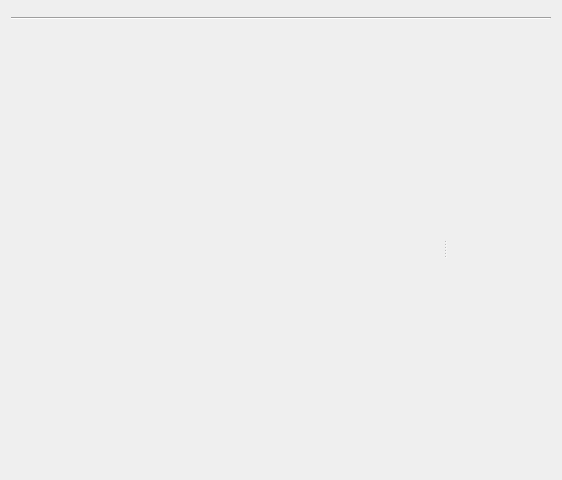
<?xml version="1.0" encoding="UTF-8"?>
<ui version="4.0">
 <class>MainPanel</class>
 <widget class="QWidget" name="MainPanel">
  <property name="geometry">
   <rect>
    <x>0</x>
    <y>0</y>
    <width>562</width>
    <height>480</height>
   </rect>
  </property>
  <property name="windowTitle">
   <string>Form</string>
  </property>
  <layout class="QVBoxLayout" name="verticalLayout_2">
   <item>
    <widget class="HeaderWidget" name="header" native="true">
     <property name="sizePolicy">
      <sizepolicy hsizetype="Preferred" vsizetype="Fixed">
       <horstretch>0</horstretch>
       <verstretch>0</verstretch>
      </sizepolicy>
     </property>
    </widget>
   </item>
   <item>
    <widget class="Line" name="line">
     <property name="orientation">
      <enum>Qt::Horizontal</enum>
     </property>
    </widget>
   </item>
   <item>
    <widget class="QSplitter" name="splitter">
     <property name="orientation">
      <enum>Qt::Horizontal</enum>
     </property>
     <widget class="ConfWidget" name="conf_widget" native="true"/>
     <widget class="QWidget" name="widget_2" native="true">
      <layout class="QVBoxLayout" name="verticalLayout">
       <item>
        <widget class="QWidget" name="widget" native="true">
         <property name="sizePolicy">
          <sizepolicy hsizetype="Preferred" vsizetype="Fixed">
           <horstretch>0</horstretch>
           <verstretch>0</verstretch>
          </sizepolicy>
         </property>
         <layout class="QHBoxLayout" name="horizontalLayout">
          <item>
           <widget class="BuildWidget" name="build_widget" native="true">
            <property name="sizePolicy">
             <sizepolicy hsizetype="Preferred" vsizetype="Fixed">
              <horstretch>0</horstretch>
              <verstretch>0</verstretch>
             </sizepolicy>
            </property>
           </widget>
          </item>
          <item>
           <widget class="UploadWidget" name="upload_widget" native="true">
            <property name="sizePolicy">
             <sizepolicy hsizetype="Preferred" vsizetype="Fixed">
              <horstretch>0</horstretch>
              <verstretch>0</verstretch>
             </sizepolicy>
            </property>
           </widget>
          </item>
         </layout>
        </widget>
       </item>
       <item>
        <widget class="SessionWidget" name="session_widget" native="true">
         <property name="sizePolicy">
          <sizepolicy hsizetype="Preferred" vsizetype="Expanding">
           <horstretch>0</horstretch>
           <verstretch>0</verstretch>
          </sizepolicy>
         </property>
        </widget>
       </item>
      </layout>
     </widget>
    </widget>
   </item>
  </layout>
 </widget>
 <customwidgets>
  <customwidget>
   <class>ConfWidget</class>
   <extends>QWidget</extends>
   <header>conf_widget.h</header>
   <container>1</container>
  </customwidget>
  <customwidget>
   <class>UploadWidget</class>
   <extends>QWidget</extends>
   <header>upload_widget.h</header>
   <container>1</container>
  </customwidget>
  <customwidget>
   <class>BuildWidget</class>
   <extends>QWidget</extends>
   <header>build_widget.h</header>
   <container>1</container>
  </customwidget>
  <customwidget>
   <class>HeaderWidget</class>
   <extends>QWidget</extends>
   <header>header_widget.h</header>
   <container>1</container>
  </customwidget>
  <customwidget>
   <class>SessionWidget</class>
   <extends>QWidget</extends>
   <header>session_widget.h</header>
   <container>1</container>
  </customwidget>
 </customwidgets>
 <resources/>
 <connections/>
</ui>
